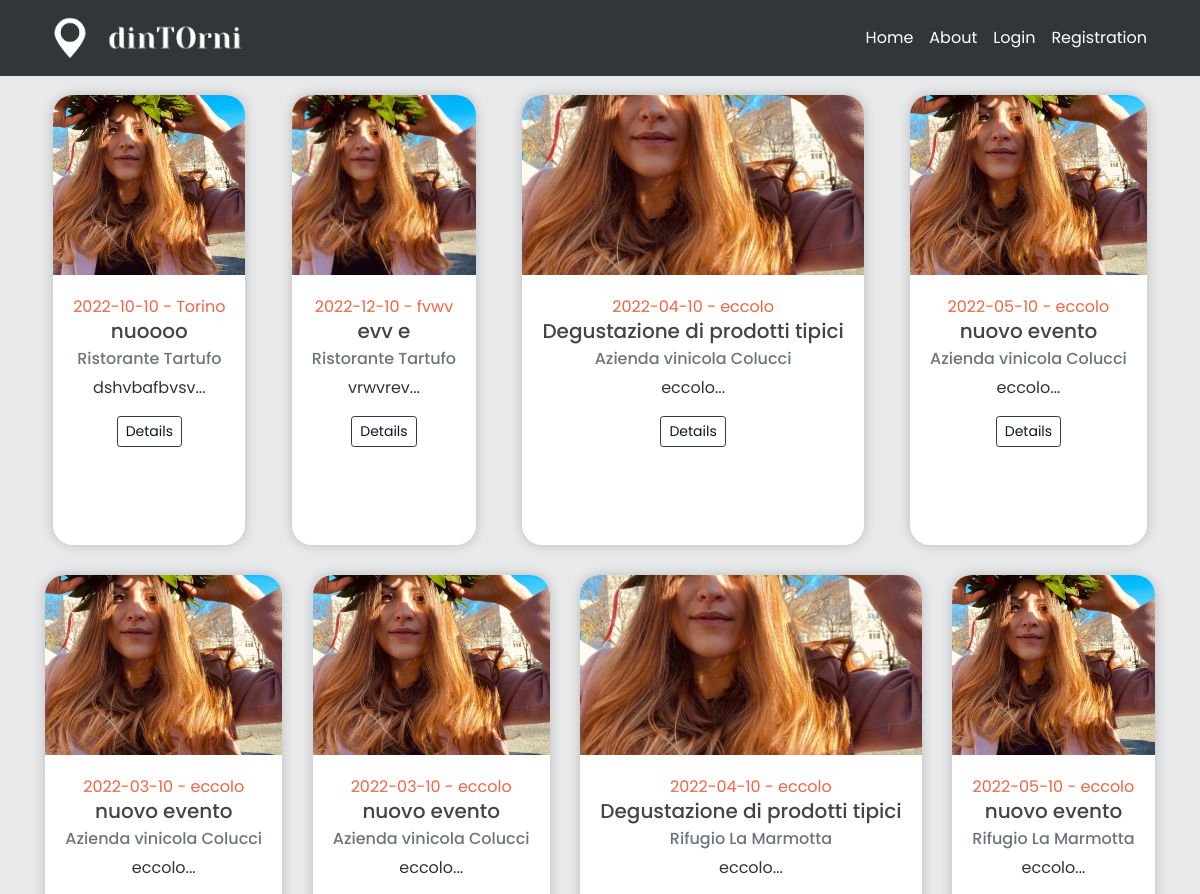
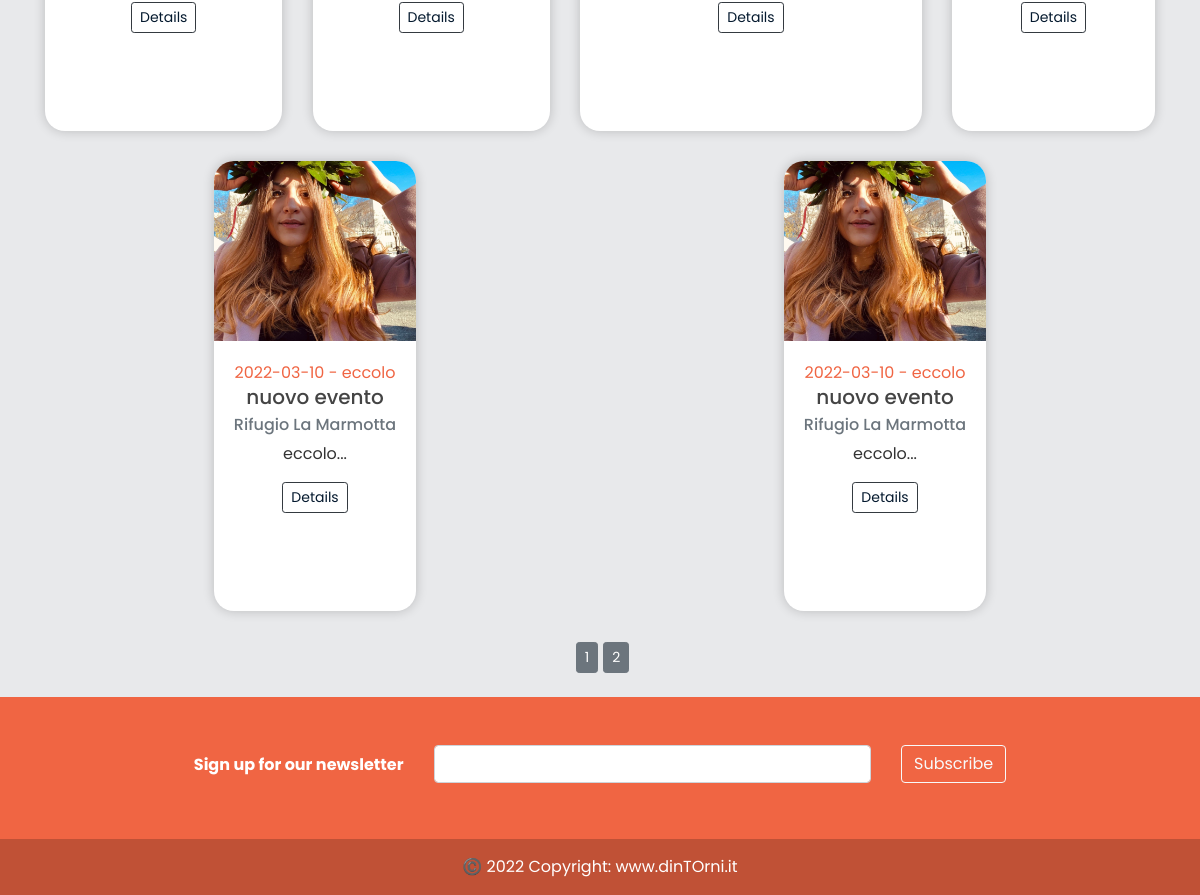
The page /home on the database its author committed (2 pictures, top to bottom).
### models.py (models this page shows, shortened)
class Event(db.Model):
    id = db.Column(db.Integer, primary_key=True)
    title = db.Column(db.String(100), nullable=False)
    date_event = db.Column(db.Date, nullable=False)
    location = db.Column(db.Text, default='eccolo', nullable=False)
    price = db.Column(db.Float, default=1, nullable = True)
    equipment = db.Column(db.Text, default='eccolo', nullable=True)
    min_users = db.Column(db.Integer, default=2, nullable=True)
    date_posted = db.Column(db.DateTime,
                            default=datetime.utcnow())  # default è listante corrente in cui posto
    content = db.Column(db.Text, default='eccolo', nullable=False)
    weaknesses = db.Column(db.Text, default='eccolo', nullable=True)
    image_event1 = db.Column(db.String(20), nullable=False, default='default.jpg')
    image_event2 = db.Column(db.String(20), nullable=False, default='default.jpg')
    image_event3 = db.Column(db.String(20), nullable=False, default='default.jpg')
    business_id = db.Column(db.Integer, db.ForeignKey('business.id'))  # db integer, è una chiave devo specificare la relazi

class User(db.Model, UserMixin):
    _tablename__ = 'user'
    id = db.Column(db.Integer, primary_key=True)
    email = db.Column(db.String(120), unique=True, nullable=False)
    image_file = db.Column(db.String(20), nullable=False, default='default.jpg')
    password = db.Column(db.String(60), nullable=False)
    telephone = db.Column(db.Integer(), nullable=False)
    type= db.Column(db.String(20))
    __mapper_args__={
        'polymorphic_identity': 'user',
        'polymorphic_on': type
    }

class Business(User, db.Model):
    _tablename__ = 'business'
    id = db.Column(db.Integer, db.ForeignKey('user.id'), primary_key=True)
    name = db.Column(db.String(20), unique=True, nullable=False)
    vat_number = db.Column(db.Integer())#rimettere i nullable
    city = db.Column(db.String(20))
    address = db.Column(db.String(30))
    events = db.relationship('Event', backref='creator', lazy=True)
    link_facebook = db.Column(db.String())
    link_instagram = db.Column(db.String())
    link_twitter = db.Column(db.String())
    link_website = db.Column(db.String())
    __mapper_args__ = {
        'polymorphic_identity': 'business',
    }

### app/main/routes.py (the view)
@main.route("/")
@main.route("/home")
def home():
    page = request.args.get('page', 1, type=int) #possiamo passare il numero di post che vogliamo per pagina
    events = Event.query.order_by(Event.date_posted.desc()).paginate(page=page, per_page=10)
    return render_template('home.html', events = events)

### app/templates/home.html (shortened to what this page needs)
{% extends "layout.html" %}
{% block content %}
<div class="card-group" >
    <div class="row justify-content-around">
    {% for event in events.items %}
      <div class="card" id="card_home" style="margin: 15px;">
        <img class="card-img-top" style="width: 100%; height: 15vw; object-fit: cover;" src="{{ url_for('static', filename='events_pics/' + event.image_event1) }}" alt="Event image">
        <div class="card-body align-center">
            <p class="card-text text-center mb-0" style="color: #F06543">{{ event.date_event }} - {{ event.location }}</p>
                <h5 class="card-title text-center mt-0">{{ event.title }}</h5>
            <h6 class="card-subtitle mb-2 text-muted text-center" href="{{ url_for('users.user_events', name=event.creator.name) }}">{{ event.creator.name }}</h6>
            <p class="card-text text-center mb-3">{{ event.content[:35] + "..." }}</p>
            <div class="col text-center mb-0 mt-3">
                  <a href="{{ url_for('events.event', event_id=event.id) }}" class="btn btn-outline-dark btn-sm mb-0" style="color: #04192E">Details</a>
            </div>
        </div>
      </div>
    {% endfor %}
    </div>
</div>
    <div class="container fill d-flex justify-content-center mt-3">
    {% for page_num in events.iter_pages(left_edge=1, right_edge=1, left_current=1, right_current=2) %}
        {% if page_num %}
            {% if events.page == page_num %}
                <a class="btn btn-secondary btn-sm mb-4" style="margin-right: 5px; margin-left: 5px" href="{{ url_for('main.home', page=page_num) }}">{{ page_num }}</a>
            {% else %}
                <a class="btn btn-secondary btn-sm mb-4" href="{{ url_for('main.home', page=page_num) }}">{{ page_num }}</a>
            {% endif %}
        {% endif %}
    {% endfor %}
    </div>
{% endblock content %}

### app/static/main.css (style rules this page uses)
body { background: #fafafa; color: #333333; margin-top: 5rem; }
h1, h2, h3, h4, h5, h6 { color: #444444; }
.card { border: none; transition: all 500ms cubic-bezier(0.19, 1, 0.22, 1); overflow: hidden; border-radius: 20px; min-height: 450px; box-shadow: 0 0 12px 0 rgba(0, 0, 0, 0.2); }
.card .card-body { transition: all 500ms cubic-bezier(0.19, 1, 0.22, 1); }
.align-center { text-align: center; }
img { border: 0; }
img { max-width: 100%; }
img { vertical-align: middle; border-style: none; }
*, body { font-family: "Poppins", sans-serif; }
a { color: #F06543; }
.text-center { text-align: center !important; }

### rows shown on the page
Event: image_event1 (placeholder picture), date_event "2022-10-10", location "Torino", title "nuoooo", creator.name "Ristorante Tartufo", content "dshvbafbvsv..."
Event: image_event1 (placeholder picture), date_event "2022-12-10", location "fvwv", title "evv e", creator.name "Ristorante Tartufo", content "vrwvrev..."
Event: image_event1 (placeholder picture), date_event "2022-04-10", location "eccolo", title "Degustazione di prodotti tipici", creator.name "Azienda vinicola Colucci", content "eccolo..."
Event: image_event1 (placeholder picture), date_event "2022-05-10", location "eccolo", title "nuovo evento", creator.name "Azienda vinicola Colucci", content "eccolo..."
Event: image_event1 (placeholder picture), date_event "2022-03-10", location "eccolo", title "nuovo evento", creator.name "Azienda vinicola Colucci", content "eccolo..."
Event: image_event1 (placeholder picture), date_event "2022-03-10", location "eccolo", title "nuovo evento", creator.name "Azienda vinicola Colucci", content "eccolo..."
Event: image_event1 (placeholder picture), date_event "2022-04-10", location "eccolo", title "Degustazione di prodotti tipici", creator.name "Rifugio La Marmotta", content "eccolo..."
Event: image_event1 (placeholder picture), date_event "2022-05-10", location "eccolo", title "nuovo evento", creator.name "Rifugio La Marmotta", content "eccolo..."
Event: image_event1 (placeholder picture), date_event "2022-03-10", location "eccolo", title "nuovo evento", creator.name "Rifugio La Marmotta", content "eccolo..."
Event: image_event1 (placeholder picture), date_event "2022-03-10", location "eccolo", title "nuovo evento", creator.name "Rifugio La Marmotta", content "eccolo..."

### other values the page prints
{{ page_num }} "1"
{{ page_num }} "2"
